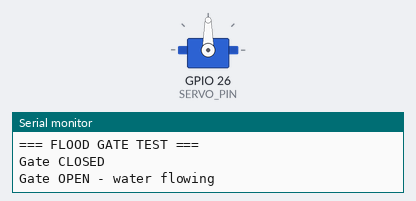
Bench run of a sketch on a simulated ESP32. Parts: servo, the last lines printed to the serial monitor.

Above: at 2.05 s.
At 12.0 s:
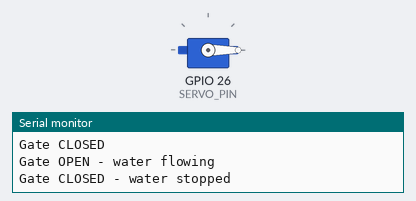
Timing chart, 0 to 15.0 s (numbered marks = the images above):
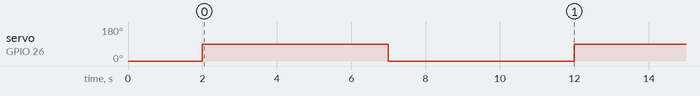

The sketch:

gate_test.ino
```cpp
/*
 * Flood Gate Test - SG90 Servo
 * Opens and closes the gate every 5 seconds
 *
 * Wiring:
 *   Servo orange/yellow wire -> Pin 26
 *   Servo red wire           -> 5V
 *   Servo brown wire         -> GND
 */

#include <ESP32Servo.h>

#define SERVO_PIN  26

Servo gate;

void setup() {
  Serial.begin(115200);
  gate.attach(SERVO_PIN);

  // Start with gate closed
  gate.write(0);
  Serial.println("=== FLOOD GATE TEST ===");
  Serial.println("Gate CLOSED");
  delay(2000);
}

void loop() {
  // Open gate
  gate.write(90);
  Serial.println("Gate OPEN - water flowing");
  delay(5000);

  // Close gate
  gate.write(0);
  Serial.println("Gate CLOSED - water stopped");
  delay(5000);
}
```

Measured:
- by itself, servo on GPIO 26 (SERVO_PIN): alternates 90° for 5.0 s and 0° for 5.0 s
